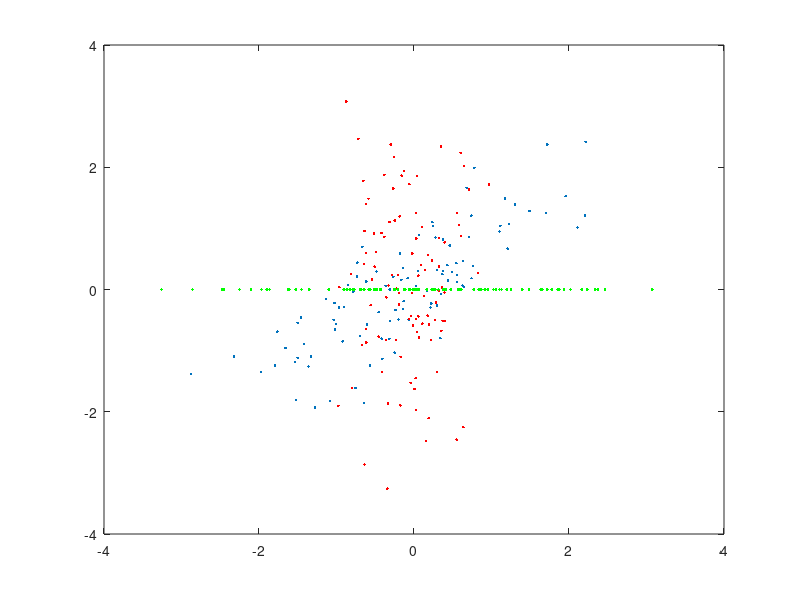

Reproduce this figure in MATLAB.
% A demo to show svd decomposition and PCA using svd

mu = [0, 2];
sigma = [1, 0.8;
        0.8, 1];  
N = 100;
    
x = mvnrnd(mu, sigma, N);

x(:, 1) = x(:, 1)/var(x(:,1)); 
x(:, 2) = (x(:,2)-mean(x(:,2)))/var(x(:,2));

figure(1);
plot(x(:,1), x(:,2), '.');

X = x'*x/N;
[v, d] = eig(X);

hold on;

y = x*v;
plot(y(:,1), y(:,2), 'r.');

hold on;

z = x*v(:,2);
plot(z, zeros(1,N), 'g.');

[U, S, V] = svd(x);



